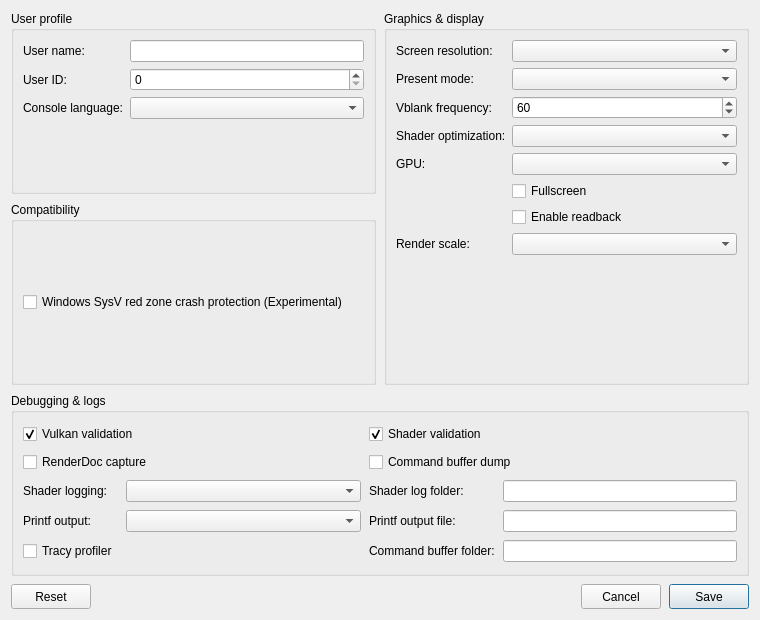
<?xml version="1.0" encoding="UTF-8"?>
<ui version="4.0">
 <class>ConfigurationEditDialog</class>
 <widget class="QDialog" name="ConfigurationEditDialog">
  <property name="geometry">
   <rect>
    <x>0</x>
    <y>0</y>
    <width>760</width>
    <height>620</height>
   </rect>
  </property>
  <property name="windowTitle">
   <string>Settings</string>
  </property>
  <property name="locale">
   <locale language="English" country="UnitedStates"/>
  </property>
  <layout class="QGridLayout" name="gridLayout">
   <property name="horizontalSpacing">
    <number>8</number>
   </property>
   <property name="verticalSpacing">
    <number>8</number>
   </property>
   <item row="0" column="0">
    <layout class="QGridLayout" name="sectionsLayout" columnstretch="1,1">
     <property name="horizontalSpacing">
      <number>8</number>
     </property>
     <property name="verticalSpacing">
      <number>8</number>
     </property>
     <item row="0" column="0">
      <widget class="QGroupBox" name="user_profile_group">
       <property name="title">
        <string>User profile</string>
       </property>
       <layout class="QFormLayout" name="userProfileLayout">
        <property name="fieldGrowthPolicy">
         <enum>QFormLayout::AllNonFixedFieldsGrow</enum>
        </property>
        <item row="0" column="0">
         <widget class="QLabel" name="label_user_name">
          <property name="text"><string>User name:</string></property>
         </widget>
        </item>
        <item row="0" column="1">
         <widget class="MandatoryLineEdit" name="lineEdit_user_name">
          <property name="toolTip"><string>Local user name exposed to games</string></property>
          <property name="clearButtonEnabled"><bool>true</bool></property>
         </widget>
        </item>
        <item row="1" column="0">
         <widget class="QLabel" name="label_user_id">
          <property name="text"><string>User ID:</string></property>
         </widget>
        </item>
        <item row="1" column="1">
         <widget class="QSpinBox" name="spinBox_user_id">
          <property name="toolTip"><string>Local user ID exposed to games</string></property>
          <property name="maximum"><number>2147483647</number></property>
         </widget>
        </item>
        <item row="2" column="0">
         <widget class="QLabel" name="label_console_language">
          <property name="text"><string>Console language:</string></property>
         </widget>
        </item>
        <item row="2" column="1">
         <widget class="QComboBox" name="comboBox_console_language">
          <property name="toolTip"><string>Language</string></property>
         </widget>
        </item>
       </layout>
      </widget>
     </item>
     <item row="0" column="1" rowspan="2">
      <widget class="QGroupBox" name="graphics_group">
       <property name="title">
        <string>Graphics &amp;&amp; display</string>
       </property>
       <layout class="QFormLayout" name="graphicsLayout">
        <property name="fieldGrowthPolicy">
         <enum>QFormLayout::AllNonFixedFieldsGrow</enum>
        </property>
        <item row="0" column="0">
         <widget class="QLabel" name="label_screen_resolution">
          <property name="text"><string>Screen resolution:</string></property>
         </widget>
        </item>
        <item row="0" column="1">
         <widget class="QComboBox" name="comboBox_screen_resolution">
          <property name="toolTip"><string>Window resolution</string></property>
         </widget>
        </item>
        <item row="1" column="0">
         <widget class="QLabel" name="label_present_mode">
          <property name="text"><string>Present mode:</string></property>
         </widget>
        </item>
        <item row="1" column="1">
         <widget class="QComboBox" name="comboBox_present_mode">
          <property name="toolTip"><string>Vulkan swapchain presentation mode</string></property>
         </widget>
        </item>
        <item row="2" column="0">
         <widget class="QLabel" name="label_vblank_frequency">
          <property name="text"><string>Vblank frequency:</string></property>
         </widget>
        </item>
        <item row="2" column="1">
         <widget class="QSpinBox" name="spinBox_vblank_frequency">
          <property name="toolTip"><string>Virtual display refresh rate used for frame pacing</string></property>
          <property name="minimum"><number>30</number></property>
          <property name="maximum"><number>360</number></property>
          <property name="value"><number>60</number></property>
         </widget>
        </item>
        <item row="3" column="0">
         <widget class="QLabel" name="label_shader_optimization">
          <property name="text"><string>Shader optimization:</string></property>
         </widget>
        </item>
        <item row="3" column="1">
         <widget class="QComboBox" name="comboBox_shader_optimization_type">
          <property name="toolTip"><string>Optimize shaders for code size or performance</string></property>
         </widget>
        </item>
        <item row="4" column="0">
         <widget class="QLabel" name="label_gpu">
          <property name="text"><string>GPU:</string></property>
         </widget>
        </item>
        <item row="4" column="1">
         <widget class="QComboBox" name="comboBox_gpu">
          <property name="toolTip"><string>Graphics device used by the emulator</string></property>
         </widget>
        </item>
        <item row="5" column="1">
         <widget class="QCheckBox" name="checkBox_fullscreen">
          <property name="toolTip"><string>Run in borderless desktop fullscreen</string></property>
          <property name="text"><string>Fullscreen</string></property>
         </widget>
        </item>
        <item row="6" column="1">
         <widget class="QCheckBox" name="checkBox_readback">
          <property name="toolTip"><string>Read back writable linear images</string></property>
          <property name="text"><string>Enable readback</string></property>
         </widget>
        </item>
        <item row="7" column="0">
         <widget class="QLabel" name="label_render_scale">
          <property name="text"><string>Render scale:</string></property>
         </widget>
        </item>
        <item row="7" column="1">
         <widget class="QComboBox" name="comboBox_render_scale">
          <property name="toolTip"><string>Resolution the emulator renders at: "auto" matches the window, "100" is native (no scaling)</string></property>
         </widget>
        </item>
       </layout>
      </widget>
     </item>
     <item row="2" column="0" colspan="2">
      <widget class="QGroupBox" name="debug_group">
       <property name="title">
        <string>Debugging &amp;&amp; logs</string>
       </property>
       <layout class="QGridLayout" name="debugLayout" columnstretch="0,1,0,1">
        <property name="horizontalSpacing"><number>8</number></property>
        <property name="verticalSpacing"><number>6</number></property>
        <item row="0" column="0" colspan="2">
         <widget class="QCheckBox" name="checkBox_vulkan_validation">
          <property name="toolTip"><string>Enable Vulkan validation layers</string></property>
          <property name="text"><string>Vulkan validation</string></property>
          <property name="checked"><bool>true</bool></property>
         </widget>
        </item>
        <item row="0" column="2" colspan="2">
         <widget class="QCheckBox" name="checkBox_shader_validation">
          <property name="toolTip"><string>Validate SPIR-V binary</string></property>
          <property name="text"><string>Shader validation</string></property>
          <property name="checked"><bool>true</bool></property>
         </widget>
        </item>
        <item row="1" column="0" colspan="2">
         <widget class="QCheckBox" name="checkBox_renderdoc_capture">
          <property name="toolTip"><string>Enable RenderDoc capture</string></property>
          <property name="text"><string>RenderDoc capture</string></property>
         </widget>
        </item>
        <item row="1" column="2" colspan="2">
         <widget class="QCheckBox" name="checkBox_cmd_dump">
          <property name="toolTip"><string>Dump command buffers</string></property>
          <property name="text"><string>Command buffer dump</string></property>
         </widget>
        </item>
        <item row="2" column="0">
         <widget class="QLabel" name="label_shader_log_direction">
          <property name="text"><string>Shader logging:</string></property>
         </widget>
        </item>
        <item row="2" column="1">
         <widget class="QComboBox" name="comboBox_shader_log_direction">
          <property name="toolTip"><string>Dump shaders to file or console window. If enabled may decrease emulator performance</string></property>
         </widget>
        </item>
        <item row="2" column="2">
         <widget class="QLabel" name="label_shader_log_folder">
          <property name="text"><string>Shader log folder:</string></property>
         </widget>
        </item>
        <item row="2" column="3">
         <widget class="MandatoryLineEdit" name="lineEdit_shader_log_folder">
          <property name="toolTip"><string>Specify directory to dump shaders</string></property>
          <property name="clearButtonEnabled"><bool>true</bool></property>
         </widget>
        </item>
        <item row="3" column="0">
         <widget class="QLabel" name="label_printf_direction">
          <property name="text"><string>Printf output:</string></property>
         </widget>
        </item>
        <item row="3" column="1">
         <widget class="QComboBox" name="comboBox_printf_direction">
          <property name="toolTip"><string>Print logs to file or console window. If enabled may decrease emulator performance</string></property>
         </widget>
        </item>
        <item row="3" column="2">
         <widget class="QLabel" name="label_printf_file">
          <property name="text"><string>Printf output file:</string></property>
         </widget>
        </item>
        <item row="3" column="3">
         <widget class="MandatoryLineEdit" name="lineEdit_printf_file">
          <property name="toolTip"><string>Specify file to dump logs</string></property>
          <property name="clearButtonEnabled"><bool>true</bool></property>
         </widget>
        </item>
        <item row="4" column="0">
         <widget class="QCheckBox" name="checkBox_profiler">
          <property name="toolTip"><string>Enable the Tracy profiler. Profiling may decrease emulator performance</string></property>
          <property name="text"><string>Tracy profiler</string></property>
         </widget>
        </item>
        <item row="4" column="2">
         <widget class="QLabel" name="label_cmd_dump_folder">
          <property name="text"><string>Command buffer folder:</string></property>
         </widget>
        </item>
        <item row="4" column="3">
         <widget class="MandatoryLineEdit" name="lineEdit_cmd_dump_folder">
          <property name="toolTip"><string>Specify directory to dump command buffers</string></property>
          <property name="clearButtonEnabled"><bool>true</bool></property>
         </widget>
        </item>
       </layout>
      </widget>
     </item>
     <item row="1" column="0">
      <widget class="QGroupBox" name="compatibility_group">
       <property name="title">
        <string>Compatibility</string>
       </property>
       <layout class="QHBoxLayout" name="compatibilityLayout">
        <item>
         <widget class="QCheckBox" name="checkBox_red_zone_protection">
          <property name="toolTip"><string>Helps prevent crashes in some games on Windows</string></property>
          <property name="text"><string>Windows SysV red zone crash protection (Experimental)</string></property>
         </widget>
        </item>
        <item>
         <spacer name="compatibilitySpacer">
          <property name="orientation"><enum>Qt::Horizontal</enum></property>
          <property name="sizeHint" stdset="0">
           <size><width>40</width><height>20</height></size>
          </property>
         </spacer>
        </item>
       </layout>
      </widget>
     </item>
    </layout>
   </item>
   <item row="2" column="0">
    <layout class="QHBoxLayout" name="buttonLayout">
     <item>
     <widget class="QPushButton" name="clear_button">
       <property name="minimumSize"><size><width>80</width><height>25</height></size></property>
       <property name="text"><string>Reset</string></property>
       <property name="toolTip"><string>Restore default settings</string></property>
      </widget>
     </item>
     <item>
      <spacer name="buttonSpacer">
       <property name="orientation"><enum>Qt::Horizontal</enum></property>
       <property name="sizeHint" stdset="0"><size><width>40</width><height>20</height></size></property>
      </spacer>
     </item>
     <item>
      <widget class="QPushButton" name="cancel_button">
       <property name="minimumSize"><size><width>80</width><height>25</height></size></property>
       <property name="text"><string>Cancel</string></property>
      </widget>
     </item>
     <item>
      <widget class="QPushButton" name="ok_button">
       <property name="minimumSize"><size><width>80</width><height>25</height></size></property>
       <property name="text"><string>Save</string></property>
       <property name="default"><bool>true</bool></property>
      </widget>
     </item>
    </layout>
   </item>
  </layout>
 </widget>
 <customwidgets>
  <customwidget>
   <class>MandatoryLineEdit</class>
   <extends>QLineEdit</extends>
   <header>mandatoryLineEdit.h</header>
  </customwidget>
 </customwidgets>
 <resources/>
 <connections>
  <connection>
   <sender>cancel_button</sender>
   <signal>clicked()</signal>
   <receiver>ConfigurationEditDialog</receiver>
   <slot>reject()</slot>
  </connection>
 </connections>
</ui>
